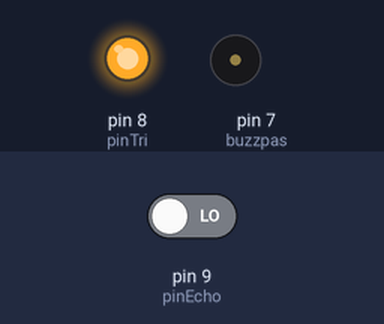
This sketch was run on a simulated Arduino Uno, built with avr-gcc and run on an emulated ATmega328P. Shown: output pins drawn as LEDs (lit = HIGH), buzzer (waves = sounding, pin HIGH). The test bench sets the inputs (shaded band); at power-on: pin 9 (pinEcho) LOW. What the sketch prints to the serial monitor is not drawn.

Above: at 0.05 s.
Timing chart, 0 to 3.0 s (numbered marks = the images above):
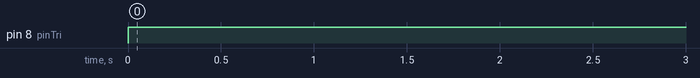

The sketch:

buzzer.ino
```cpp
/*
  programa que con un Sesor ultrasonico y un buzzer pasico hacemos un
  alarma de proximidad
  funcion :
    al llegar a cierta distancia del sensor ultrasonico el buzzer sonara
*/
int pinTri = 8 ;
int pinEcho = 9 ;
int buzzpas = 7 ;
int recibe ;
void setup() {
  // put your setup code here, to run once:
  pinMode(pinTri,OUTPUT);
  pinMode(pinEcho,INPUT);
  pinMode(buzzpas,OUTPUT);
  Serial.begin(9600);
}

void loop() {
  // put your main code here, to run repeatedly:
  digitalWrite(pinTri,OUTPUT);
  delayMicroseconds(10);
  recibe = pulseIn(pinEcho,HIGH);
  delay(25);
  digitalWrite(pinTri,LOW);
  Serial.println(recibe);
  if (recibe >= 300){
    digitalWrite(buzzpas,HIGH);
    delay(1000);
  }
  else {
    digitalWrite(buzzpas,LOW);
  }

}
```

Measured:
- by itself, pin 8 (pinTri): LOW → HIGH at 0.00 s
